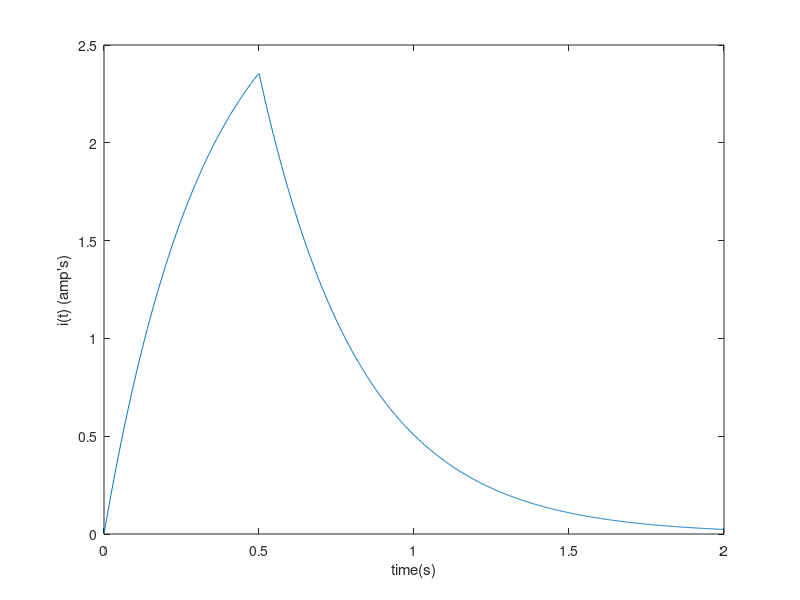

Reproduce this figure in MATLAB.
t=linspace(0,2,1000);
R=4;
L=1.3;
V=12;
%plot based on condition statement
i= (t<0.5).*(V/R).*(1-exp(-R.*t/L)) + ... 
  (t>=0.5).*exp(-R.*t/L)*(V/R)*(exp(0.5*R/L)-1);

plot(t,i);
xlabel('time(s)');
ylabel('i(t) (amp''s)');
